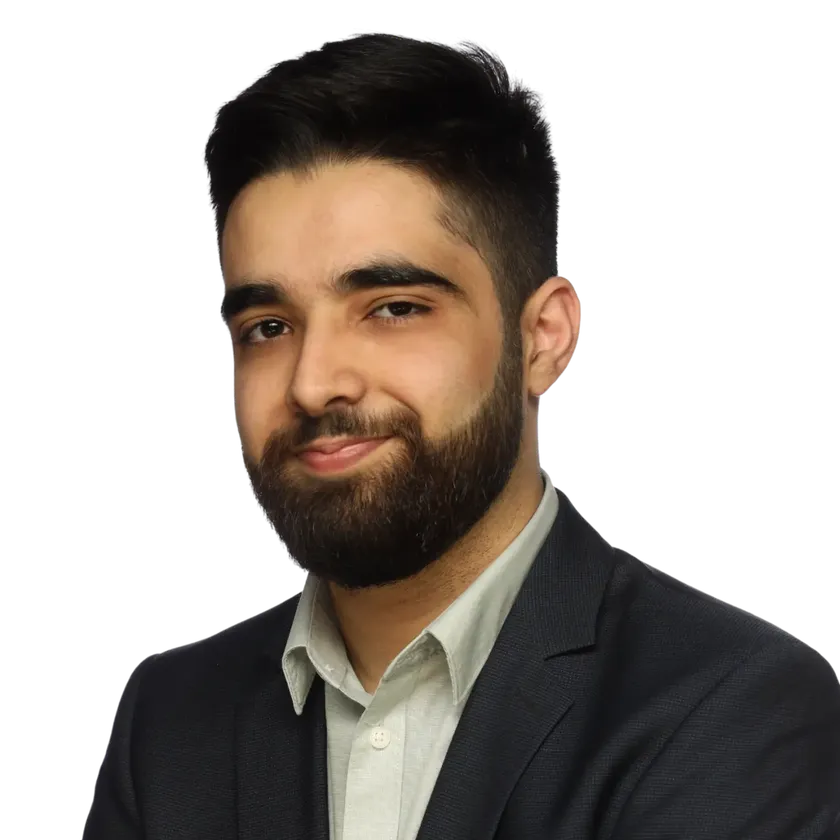
#> input picture assets/main/profile-picture.webp, 840 x 840 px, shrunk from 1300 x 1300 before the run
$ python image_crop.py ../assets/main/profile-picture.webp
#> lines starting #> are read from the running program, lines starting #| are printed output that depends on the picture
import argparse

from PIL import Image


def cut_transparent_borders(src):
#> called with src = '../assets/main/profile-picture.webp'
    try:
        image = Image.open(src).convert("RGBA")
#> image is the input picture: PIL image 840x840 RGBA; mean R, G, B, A 41.7, 34.9, 29.3, 124.6
        pixel_data = image.load()
        width, height = image.size
#> width = 840; height = 840
        non_transparent_pixels = []
        for y in range(height):
            for x in range(width):
                if pixel_data[x, y][0] != 0:
                    non_transparent_pixels.append([x, y])
        non_transparent_x = []
        non_transparent_y = []
        for pixel_number in range(len(non_transparent_pixels)):
            non_transparent_x.append(non_transparent_pixels[pixel_number][0])
            non_transparent_y.append(non_transparent_pixels[pixel_number][1])
        top = min(non_transparent_y)
#> top = 22
        right = max(non_transparent_x) + 1
#> right = 840
        bottom = max(non_transparent_y) + 1
#> bottom = 840
        left = min(non_transparent_x)
#> left = 80
        cropped_image = image.crop((left, top, right, bottom))
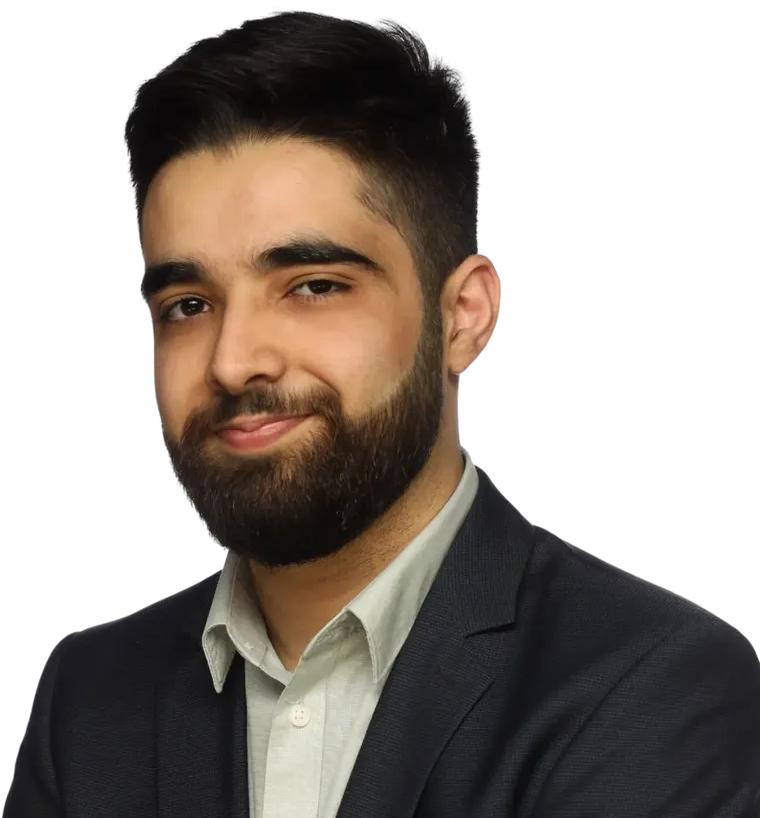
#> cropped_image: PIL image 760x818 RGBA; mean R, G, B, A 47.4, 39.6, 33.3, 141.5; transparent parts drawn white
        cropped_image.save(src)
    except FileNotFoundError:
        print("Datei wurde nicht gefunden :()")
    except Exception as e:
        print(f"Anderer Fehler ist aufgetreten: {e}")


if __name__ == "__main__":
    parser = argparse.ArgumentParser(
        description="Cut off the transparent and empty borders of an image"
    )
    parser.add_argument("filename", type=str, help="name of the image file")
    args = parser.parse_args()
    cut_transparent_borders(args.filename)
